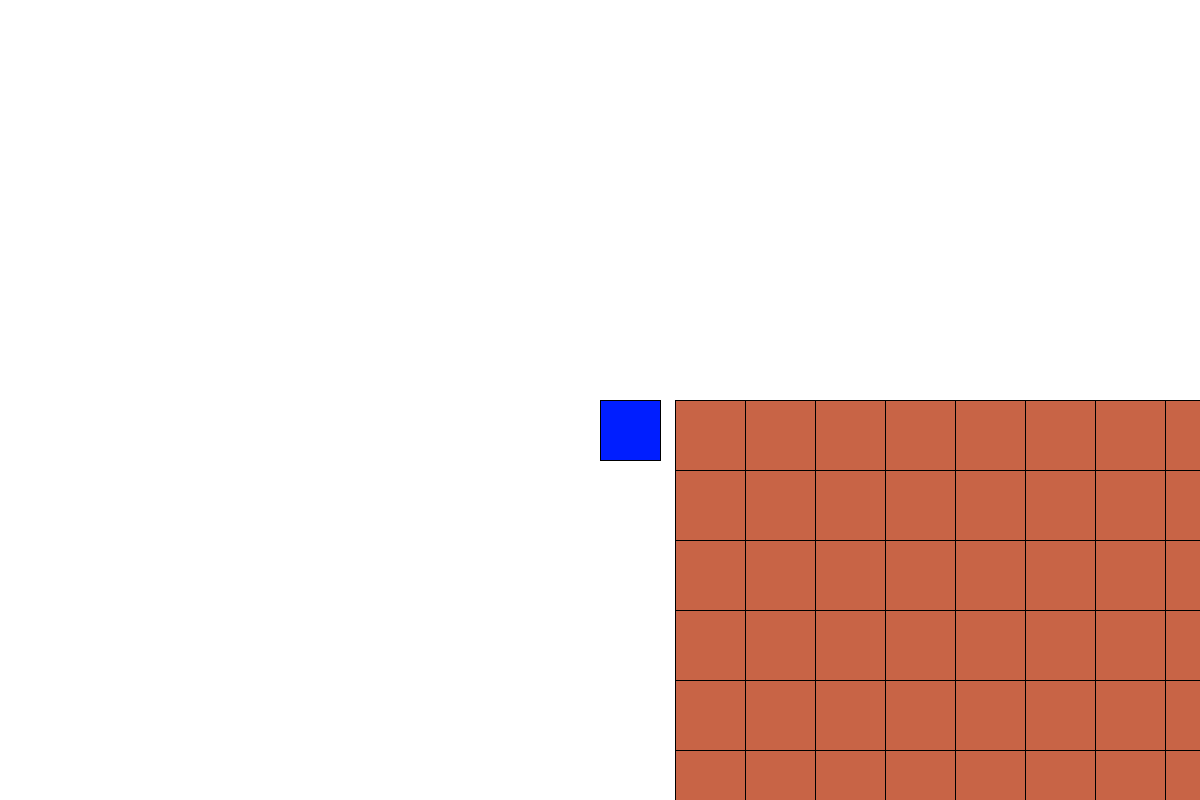
Frame 1 (no input)
Frame 60 (the mouse pressed at the canvas centre just before this capture): identical to frame 1, image omitted
Frame 120 (the mouse held since frame 60 and released just before this capture): identical to frame 1, image omitted

The Processing sketch that drew this single still picture (run headless with seeded random() and noise(); from frame 60 on, the mouse is pressed at the canvas centre):

// Processing sketch: Adventure_1_1
// ── Adventure_1_1.pde
/*
Adventure Game
Created by Biran4454
v1.1
build 2
16/02/2020
*/
/*
TODO:
  Make centre of blue square centre of screen
  Work in tile co-ordinates
  Use two dimentional arrayList
  Add block destroyed property to skip maths, but don't delete.
  Use two dimentional fixed array?
*/
World world;
int blockSize;
void setup(){
  size(1200, 800);
  background(255);
  blockSize = 70;
  world = new World(100, 100);
  world.createPlayer();
  world.populateBlocks();
  /*for(int x = 0; x < size * 100; x += size){
    for(int y = 0; y < size * 100; y += size){
      world.addBlock(x, y);
    }
  }*/
}
void draw(){
  background(255);
  if(keyPressed){
    switch(keyCode){
      case 37: if(world.moveCheck(-1, 0)){
        world.move(-2, 0);
      } 
      break; // Left
      
      case 38: if(world.posY <= 70 && world.moveCheck(0, -1)){
        world.move(0, -1);
      } 
      break; // Up
      
      case 39: if(world.moveCheck(1, 0)){
        world.move(2, 0);
      }
      break; // Right
      
      case 40: if(world.moveCheck(0, 1)){
        world.move(0, 1);
      } 
      break; // Down
    }
  }
  
  world.drawBlocks();
  world.drawPlayer();
}

// ── Block.pde
public class Block{
  Block(int bX, int bY, int size){
    this.gX = bX * size;
    this.gY = bY * size;
    x = 0;
    y = 0;
    this.size = size;
    destroyed = false;
    hp = 10;
  }
  private int gX, gY, x, y, bX, bY, size, hp;
  public boolean destroyed;
  
  public void moveBlock(int posX, int posY){
    x = posX + gX;
    y = posY + gY;
  }
  public void drawBlock(){
    fill(200, 100, 70);
    rect(stpX(x), stpY(y), size, size);
  }
  public void mine(float amount){
    hp -= amount;
    if(hp <= 0){
      hp = 0;
      destroyed = true;
    }
  }
  
  private int stpX(int x){
    return(x + width / 2);
  }
  private int stpY(int y){
    return(y + height / 2);
  }
}

// ── Player.pde
public class Player{
  Player(int x, int y, int blockSize){
    posX = x;
    posY = y;
    this.x = x + (60 / 2);
    this.y = y + (60 / 2);
    bX = floor(this.x / blockSize);
    bY = floor(this.y / blockSize);
  }
  public int posX, posY, x, y, bX, bY;
  
  public void drawPlayer(){
    fill(0, 30, 255);
    rect(width / 2, height / 2, 60, 60);
  }
  public void movePlayer(int x, int y, int blockSize){
    this.x += x;
    this.y += y;
    bX = floor(this.x / blockSize);
    bY = floor(this.y / blockSize);
    println("Player x: " + bX + "\nPlayer y: " + bY);
  }
}

// ── World.pde
public class World{
  World(int xSize, int ySize){
    this.xSize = xSize;
    this.ySize = ySize;
    blocks = new Block[xSize][ySize];
    posX = 75;
    posY = 0;
    posBX = 0;
    posBY = 0;
  }
  public Block[][] blocks;
  public int posX, posY, xSize, ySize, posBX, posBY;
  private Player player;
  
  public void createPlayer(){
    player = new Player(-75, 0, blockSize);
  }
  public void populateBlocks(){
    for(int x = 0; x < xSize; x++){
      for(int y = 0; y < ySize; y++){
        blocks[x][y] = new Block(x, y, blockSize);
      }
    }
  }
  /*public void addBlock(int x, int y){
    blocks.add(new Block(x, y));
  }*/
  public void drawBlocks(){
    for(int x = 0; x < xSize; x++){
      for(int y = 0; y < ySize; y++){
        Block block = blocks[x][y];
        if(!block.destroyed){
          block.moveBlock(posX, posY);
          block.drawBlock();
        }
      }
    }
  }
  public void drawPlayer(){
    player.drawPlayer();
  }
  public boolean moveCheck(int bX, int bY){
    int playerX, playerY;
    playerX = player.bX;
    playerY = player.bY;
    Block block;
    try{
      block = blocks[playerX + bX][playerY + bY];
    }
    catch(ArrayIndexOutOfBoundsException e){
      println("ERROR: NO BLOCKS EXIST HERE");
      return true;
    }
    
    if(block.destroyed){
      return true;
    } else {
      block.mine(0.05);
      return false;
    }
  }
  public void move(int x, int y){
    posX -= x;
    posY -= y;
    posBX = floor(posX / blockSize);
    posBY = floor(posY / blockSize);
    player.movePlayer(x, y, blockSize);
  }
}
